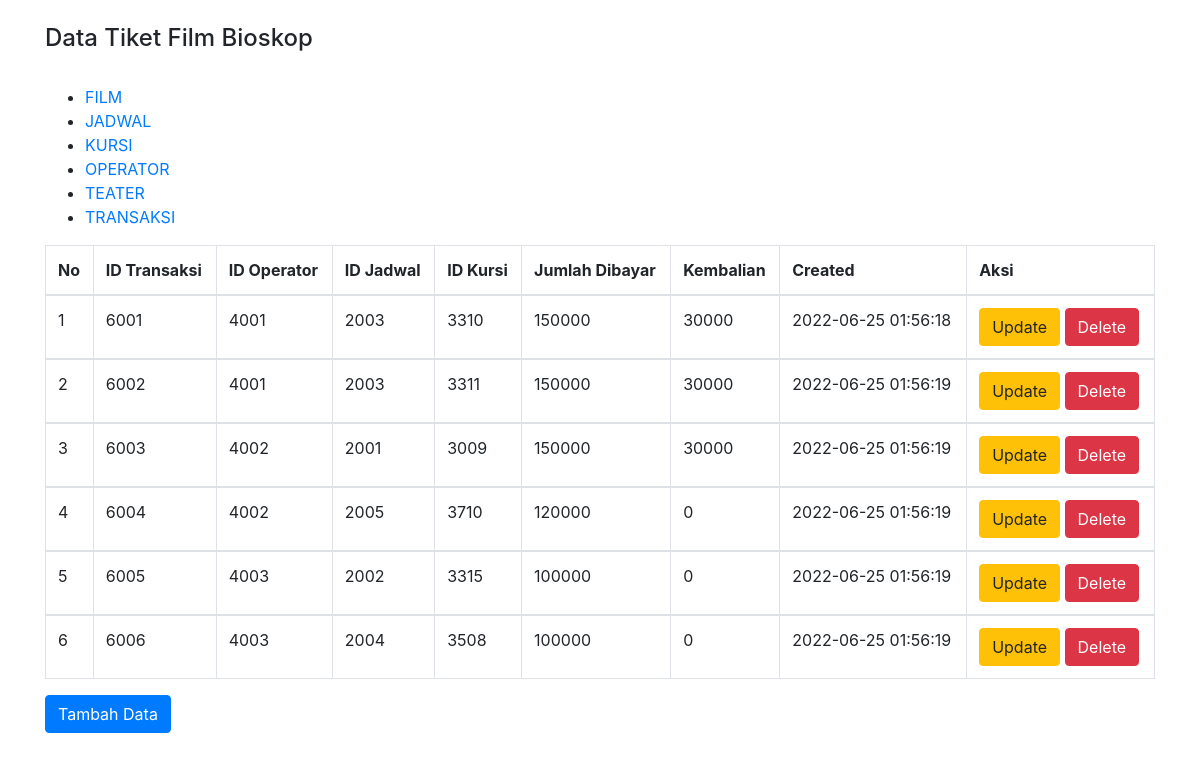
Page /transaksi.php on the committed database.
### tables this page shows
CREATE TABLE `transaksi` (
  `id_transaksi` varchar(20) NOT NULL,
  `id_operator` varchar(20) NOT NULL,
  `id_jadwal` varchar(20) NOT NULL,
  `id_kursi` varchar(20) NOT NULL,
  `jumlah_dibayar` int(11) NOT NULL,
  `kembalian` int(11) NOT NULL,
  `created_at` datetime NOT NULL
);

### transaksi.php (the view, shortened to what this page needs)
<!DOCTYPE html>
<html>
<head>
    <link rel="stylesheet" href="bootstrap/css/bootstrap.min.css">
</head>
<body>
<div class="container">
    <br>
    <h4>Data Tiket Film Bioskop</h4>
    <table class="table table-bordered table-hover">
        <br>
        <thead>
        <tr>
            <th>No</th>
            <th>ID Transaksi</th>
            <th>ID Operator</th>
            <th>ID Jadwal</th>
            <th>ID Kursi</th>
            <th>Jumlah Dibayar</th>
            <th>Kembalian</th>
            <th>Created</th>
            <th colspan='2'>Aksi</th>
        </tr>
        </thead>
        <?php
        include "koneksi.php";
        $sql="select * from transaksi";
        include "menu.php";
        $hasil=mysqli_query($kon,$sql);
        $no=0;
        while ($data = mysqli_fetch_array($hasil)) {
            $no++;
            ?>
            <tbody>
            <tr>
                <td><?php echo $no;?></td>
                <td><?php echo $data["id_transaksi"]; ?></td>
                <td><?php echo $data["id_operator"];   ?></td>
                <td><?php echo $data["id_jadwal"];   ?></td>
                <td><?php echo $data["id_kursi"];   ?></td>
                <td><?php echo $data["jumlah_dibayar"];   ?></td>
                <td><?php echo $data["kembalian"];   ?></td>
                <td><?php echo $data["created_at"];   ?></td>
                <td>
                    <a href="update-transaksi.php?id_transaksi=<?php echo htmlspecialchars($data['id_transaksi']); ?>" class="btn btn-warning" role="button">Update</a>
                    <a href="<?php echo htmlspecialchars($_SERVER["PHP_SELF"]);?>?id_transaksi=<?php echo $data['id_transaksi']; ?>" class="btn btn-danger" role="button">Delete</a>
                </td>
            </tr>
            </tbody>
            <?php
        }
        ?>
    </table>
    <a href="create-transaksi.php" class="btn btn-primary" role="button">Tambah Data</a>
</div>
</body>
</html>

### rows in the picture
transaksi: id_transaksi "6001", id_operator "4001", id_jadwal "2003", id_kursi "3310", jumlah_dibayar "150000", kembalian "30000", created_at "2022-06-25 01:56:18"
transaksi: id_transaksi "6002", id_operator "4001", id_jadwal "2003", id_kursi "3311", jumlah_dibayar "150000", kembalian "30000", created_at "2022-06-25 01:56:19"
transaksi: id_transaksi "6003", id_operator "4002", id_jadwal "2001", id_kursi "3009", jumlah_dibayar "150000", kembalian "30000", created_at "2022-06-25 01:56:19"
transaksi: id_transaksi "6004", id_operator "4002", id_jadwal "2005", id_kursi "3710", jumlah_dibayar "120000", kembalian "0", created_at "2022-06-25 01:56:19"
transaksi: id_transaksi "6005", id_operator "4003", id_jadwal "2002", id_kursi "3315", jumlah_dibayar "100000", kembalian "0", created_at "2022-06-25 01:56:19"
transaksi: id_transaksi "6006", id_operator "4003", id_jadwal "2004", id_kursi "3508", jumlah_dibayar "100000", kembalian "0", created_at "2022-06-25 01:56:19"
